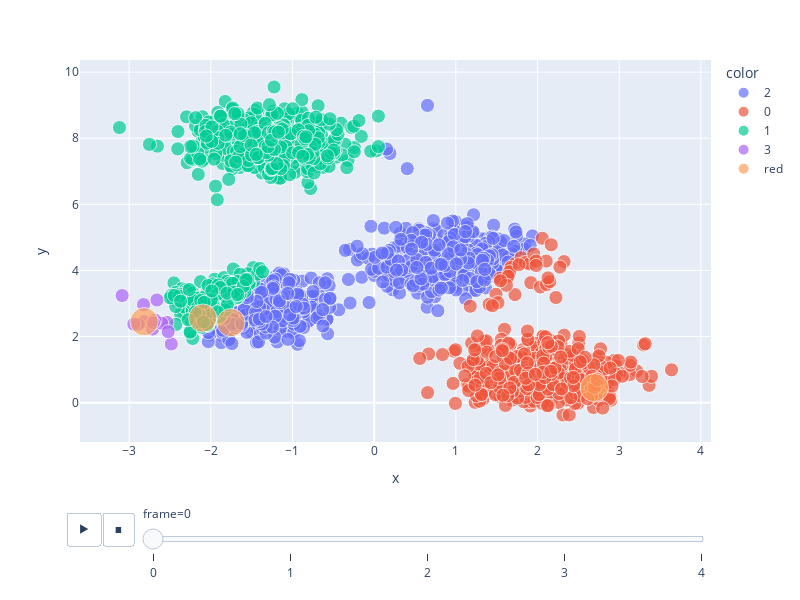

This figure's notebook cell:
### Code cell
import plotly.express as px

px.scatter(animation_df, x="x", y="y", animation_frame="frame", color="color", size='size', width=800, height=600)

### Figure 1 — Plotly figure (JSON) as saved in the notebook; plotly's stock layout.template omitted (floating-point values rounded to 4 significant figures; data arrays with more than 128 entries replaced by an {"elided": "..."} marker saying what was removed)
{"data": [{"hovertemplate": "color=2<br>frame=0<br>x=%{x}<br>y=%{y}<br>size=%{marker.size}<extra></extra>", "legendgroup": "2", "marker": {"color": "#636efa", "size": {"elided": "785 int values"}, "sizemode": "area", "sizeref": 0.05, "symbol": "circle"}, "mode": "markers", "name": "2", "orientation": "v", "showlegend": true, "type": "scatter", "x": {"elided": "785 float values"}, "xaxis": "x", "y": {"elided": "785 float values"}, "yaxis": "y"}, {"hovertemplate": "color=0<br>frame=0<br>x=%{x}<br>y=%{y}<br>size=%{marker.size}<extra></extra>", "legendgroup": "0", "marker": {"color": "#EF553B", "size": {"elided": "533 int values"}, "sizemode": "area", "sizeref": 0.05, "symbol": "circle"}, "mode": "markers", "name": "0", "orientation": "v", "showlegend": true, "type": "scatter", "x": {"elided": "533 float values"}, "xaxis": "x", "y": {"elided": "533 float values"}, "yaxis": "y"}, {"hovertemplate": "color=1<br>frame=0<br>x=%{x}<br>y=%{y}<br>size=%{marker.size}<extra></extra>", "legendgroup": "1", "marker": {"color": "#00cc96", "size": {"elided": "669 int values"}, "sizemode": "area", "sizeref": 0.05, "symbol": "circle"}, "mode": "markers", "name": "1", "orientation": "v", "showlegend": true, "type": "scatter", "x": {"elided": "669 float values"}, "xaxis": "x", "y": {"elided": "669 float values"}, "yaxis": "y"}, {"hovertemplate": "color=3<br>frame=0<br>x=%{x}<br>y=%{y}<br>size=%{marker.size}<extra></extra>", "legendgroup": "3", "marker": {"color": "#ab63fa", "size": [5, 5, 5, 5, 5, 5, 5, 5, 5, 5, 5, 5, 5], "sizemode": "area", "sizeref": 0.05, "symbol": "circle"}, "mode": "markers", "name": "3", "orientation": "v", "showlegend": true, "type": "scatter", "x": [-2.816, -2.537, -2.887, -2.484, -2.943, -2.713, -2.601, -2.684, -2.824, -2.659, -2.522, -2.704, -3.085], "xaxis": "x", "y": [2.449, 2.426, 2.37, 1.775, 2.376, 2.227, 2.401, 2.497, 2.967, 3.105, 2.148, 2.415, 3.24], "yaxis": "y"}, {"hovertemplate": "color=red<br>frame=0<br>x=%{x}<br>y=%{y}<br>size=%{marker.size}<extra></extra>", "legendgroup": "red", "marker": {"color": "#FFA15A", "size": [20, 20, 20, 20], "sizemode": "area", "sizeref": 0.05, "symbol": "circle"}, "mode": "markers", "name": "red", "orientation": "v", "showlegend": true, "type": "scatter", "x": [2.695, -2.099, -1.754, -2.816], "xaxis": "x", "y": [0.4547, 2.558, 2.422, 2.449], "yaxis": "y"}], "layout": {"height": 600, "legend": {"itemsizing": "constant", "title": {"text": "color"}, "tracegroupgap": 0}, "margin": {"t": 60}, "sliders": [{"active": 0, "currentvalue": {"prefix": "frame="}, "len": 0.9, "pad": {"b": 10, "t": 60}, "steps": [{"args": [["0"], {"frame": {"duration": 0, "redraw": false}, "fromcurrent": true, "mode": "immediate", "transition": {"duration": 0, "easing": "linear"}}], "label": "0", "method": "animate"}, {"args": [["1"], {"frame": {"duration": 0, "redraw": false}, "fromcurrent": true, "mode": "immediate", "transition": {"duration": 0, "easing": "linear"}}], "label": "1", "method": "animate"}, {"args": [["2"], {"frame": {"duration": 0, "redraw": false}, "fromcurrent": true, "mode": "immediate", "transition": {"duration": 0, "easing": "linear"}}], "label": "2", "method": "animate"}, {"args": [["3"], {"frame": {"duration": 0, "redraw": false}, "fromcurrent": true, "mode": "immediate", "transition": {"duration": 0, "easing": "linear"}}], "label": "3", "method": "animate"}, {"args": [["4"], {"frame": {"duration": 0, "redraw": false}, "fromcurrent": true, "mode": "immediate", "transition": {"duration": 0, "easing": "linear"}}], "label": "4", "method": "animate"}], "x": 0.1, "xanchor": "left", "y": 0, "yanchor": "top"}], "updatemenus": [{"buttons": [{"args": [null, {"frame": {"duration": 500, "redraw": false}, "fromcurrent": true, "mode": "immediate", "transition": {"duration": 500, "easing": "linear"}}], "label": "&#9654;", "method": "animate"}, {"args": [[null], {"frame": {"duration": 0, "redraw": false}, "fromcurrent": true, "mode": "immediate", "transition": {"duration": 0, "easing": "linear"}}], "label": "&#9724;", "method": "animate"}], "direction": "left", "pad": {"r": 10, "t": 70}, "showactive": false, "type": "buttons", "x": 0.1, "xanchor": "right", "y": 0, "yanchor": "top"}], "width": 800, "xaxis": {"anchor": "y", "domain": [0, 1], "title": {"text": "x"}}, "yaxis": {"anchor": "x", "domain": [0, 1], "title": {"text": "y"}}}}
